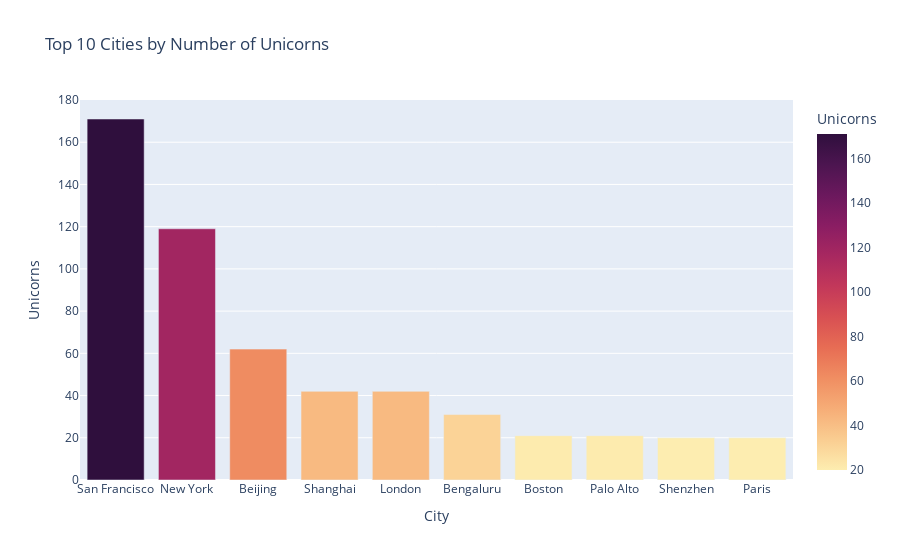

Notebook cell for this chart:
### Code cell
fig = px.bar(df_top10_cities, x="City", y="Unicorns", color="Unicorns", hover_name="City", color_continuous_scale=px.colors.sequential.matter,title = 'Top 10 Cities by Number of Unicorns')
fig.show()

### Figure 1 — Plotly figure (JSON) as saved in the notebook; plotly's stock layout.template omitted (floating-point values rounded to 4 significant figures)
{"data": [{"alignmentgroup": "True", "hovertemplate": "<b>%{hovertext}</b><br><br>City=%{x}<br>Unicorns=%{marker.color}<extra></extra>", "hovertext": ["San Francisco", "New York", "Beijing", "Shanghai", "London", "Bengaluru", "Boston", "Palo Alto", "Shenzhen", "Paris"], "legendgroup": "", "marker": {"color": [171, 119, 62, 42, 42, 31, 21, 21, 20, 20], "coloraxis": "coloraxis", "pattern": {"shape": ""}}, "name": "", "offsetgroup": "", "orientation": "v", "showlegend": false, "textposition": "auto", "type": "bar", "x": ["San Francisco", "New York", "Beijing", "Shanghai", "London", "Bengaluru", "Boston", "Palo Alto", "Shenzhen", "Paris"], "xaxis": "x", "y": [171, 119, 62, 42, 42, 31, 21, 21, 20, 20], "yaxis": "y"}], "layout": {"barmode": "relative", "coloraxis": {"colorbar": {"title": {"text": "Unicorns"}}, "colorscale": [[0, "rgb(253, 237, 176)"], [0.09091, "rgb(250, 205, 145)"], [0.1818, "rgb(246, 173, 119)"], [0.2727, "rgb(240, 142, 98)"], [0.3636, "rgb(231, 109, 84)"], [0.4545, "rgb(216, 80, 83)"], [0.5455, "rgb(195, 56, 90)"], [0.6364, "rgb(168, 40, 96)"], [0.7273, "rgb(138, 29, 99)"], [0.8182, "rgb(107, 24, 93)"], [0.9091, "rgb(76, 21, 80)"], [1, "rgb(47, 15, 61)"]]}, "legend": {"tracegroupgap": 0}, "title": {"text": "Top 10 Cities by Number of Unicorns"}, "xaxis": {"anchor": "y", "domain": [0, 1], "title": {"text": "City"}}, "yaxis": {"anchor": "x", "domain": [0, 1], "title": {"text": "Unicorns"}}}}
